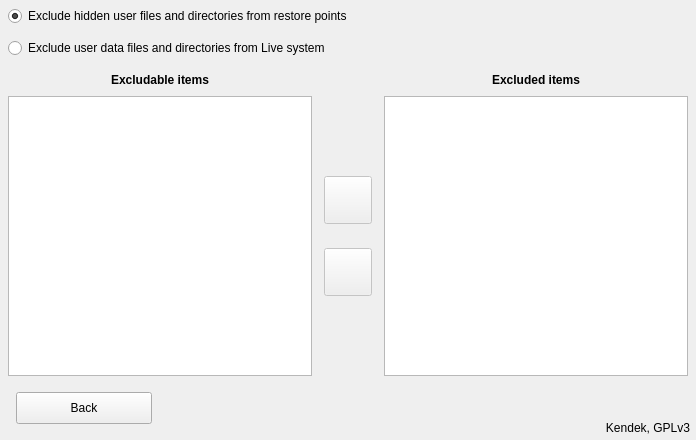
     <widget class="QWidget" name="excludepanel" native="true">
      <property name="geometry">
       <rect>
        <x>1</x>
        <y>2664</y>
        <width>696</width>
        <height>440</height>
       </rect>
      </property>
      <property name="autoFillBackground">
       <bool>true</bool>
      </property>
      <widget class="QRadioButton" name="pointexclude">
       <property name="geometry">
        <rect>
         <x>8</x>
         <y>6</y>
         <width>440</width>
         <height>20</height>
        </rect>
       </property>
       <property name="cursor">
        <cursorShape>PointingHandCursor</cursorShape>
       </property>
       <property name="focusPolicy">
        <enum>Qt::NoFocus</enum>
       </property>
       <property name="text">
        <string>Exclude hidden user files and directories from restore points</string>
       </property>
       <property name="checked">
        <bool>true</bool>
       </property>
      </widget>
      <widget class="QRadioButton" name="liveexclude">
       <property name="geometry">
        <rect>
         <x>8</x>
         <y>38</y>
         <width>406</width>
         <height>20</height>
        </rect>
       </property>
       <property name="cursor">
        <cursorShape>PointingHandCursor</cursorShape>
       </property>
       <property name="focusPolicy">
        <enum>Qt::NoFocus</enum>
       </property>
       <property name="text">
        <string>Exclude user data files and directories from Live system</string>
       </property>
      </widget>
      <widget class="QLabel" name="excludeitemstext">
       <property name="geometry">
        <rect>
         <x>8</x>
         <y>64</y>
         <width>304</width>
         <height>32</height>
        </rect>
       </property>
       <property name="font">
        <font>
         <weight>75</weight>
         <bold>true</bold>
        </font>
       </property>
       <property name="text">
        <string>Excludable items</string>
       </property>
       <property name="alignment">
        <set>Qt::AlignCenter</set>
       </property>
      </widget>
      <widget class="QLabel" name="excludedtext">
       <property name="geometry">
        <rect>
         <x>384</x>
         <y>64</y>
         <width>304</width>
         <height>32</height>
        </rect>
       </property>
       <property name="font">
        <font>
         <weight>75</weight>
         <bold>true</bold>
        </font>
       </property>
       <property name="text">
        <string>Excluded items</string>
       </property>
       <property name="alignment">
        <set>Qt::AlignCenter</set>
       </property>
      </widget>
      <widget class="QPushButton" name="excluderemoveitem">
       <property name="enabled">
        <bool>false</bool>
       </property>
       <property name="geometry">
        <rect>
         <x>324</x>
         <y>248</y>
         <width>48</width>
         <height>48</height>
        </rect>
       </property>
       <property name="cursor">
        <cursorShape>PointingHandCursor</cursorShape>
       </property>
       <property name="focusPolicy">
        <enum>Qt::NoFocus</enum>
       </property>
       <property name="toolTip">
        <string>Remove item from the exclusion list</string>
       </property>
       <property name="icon">
        <iconset resource="pictures.qrc">
         <normaloff>:/pictures/leftarrow.png</normaloff>:/pictures/leftarrow.png</iconset>
       </property>
       <property name="iconSize">
        <size>
         <width>24</width>
         <height>22</height>
        </size>
       </property>
      </widget>
      <widget class="QPushButton" name="excludeadditem">
       <property name="enabled">
        <bool>false</bool>
       </property>
       <property name="geometry">
        <rect>
         <x>324</x>
         <y>176</y>
         <width>48</width>
         <height>48</height>
        </rect>
       </property>
       <property name="cursor">
        <cursorShape>PointingHandCursor</cursorShape>
       </property>
       <property name="focusPolicy">
        <enum>Qt::NoFocus</enum>
       </property>
       <property name="toolTip">
        <string>Add item to the exclusion list</string>
       </property>
       <property name="icon">
        <iconset resource="pictures.qrc">
         <normaloff>:/pictures/rightarrow.png</normaloff>:/pictures/rightarrow.png</iconset>
       </property>
       <property name="iconSize">
        <size>
         <width>24</width>
         <height>22</height>
        </size>
       </property>
      </widget>
      <widget class="QLabel" name="excludekendektext">
       <property name="geometry">
        <rect>
         <x>390</x>
         <y>416</y>
         <width>300</width>
         <height>24</height>
        </rect>
       </property>
       <property name="text">
        <string notr="true">Kendek, GPLv3</string>
       </property>
       <property name="alignment">
        <set>Qt::AlignRight|Qt::AlignTrailing|Qt::AlignVCenter</set>
       </property>
      </widget>
      <widget class="QPushButton" name="excludeback">
       <property name="geometry">
        <rect>
         <x>16</x>
         <y>392</y>
         <width>136</width>
         <height>32</height>
        </rect>
       </property>
       <property name="cursor">
        <cursorShape>PointingHandCursor</cursorShape>
       </property>
       <property name="text">
        <string>Back</string>
       </property>
       <property name="icon">
        <iconset resource="pictures.qrc">
         <normaloff>:/pictures/back.png</normaloff>:/pictures/back.png</iconset>
       </property>
       <property name="iconSize">
        <size>
         <width>13</width>
         <height>13</height>
        </size>
       </property>
      </widget>
      <widget class="QTreeWidget" name="excludeitemslist">
       <property name="geometry">
        <rect>
         <x>8</x>
         <y>96</y>
         <width>304</width>
         <height>280</height>
        </rect>
       </property>
       <property name="focusPolicy">
        <enum>Qt::ClickFocus</enum>
       </property>
       <property name="editTriggers">
        <set>QAbstractItemView::NoEditTriggers</set>
       </property>
       <property name="showDropIndicator" stdset="0">
        <bool>false</bool>
       </property>
       <property name="selectionBehavior">
        <enum>QAbstractItemView::SelectItems</enum>
       </property>
       <property name="headerHidden">
        <bool>true</bool>
       </property>
       <column>
        <property name="text">
         <string notr="true">1</string>
        </property>
       </column>
      </widget>
      <widget class="QListWidget" name="excludedlist">
       <property name="geometry">
        <rect>
         <x>384</x>
         <y>96</y>
         <width>304</width>
         <height>280</height>
        </rect>
       </property>
       <property name="focusPolicy">
        <enum>Qt::ClickFocus</enum>
       </property>
       <property name="editTriggers">
        <set>QAbstractItemView::NoEditTriggers</set>
       </property>
       <property name="showDropIndicator" stdset="0">
        <bool>false</bool>
       </property>
       <property name="sortingEnabled">
        <bool>true</bool>
       </property>
      </widget>
      <widget class="lblevent" name="excluderesize">
       <property name="geometry">
        <rect>
         <x>686</x>
         <y>430</y>
         <width>10</width>
         <height>10</height>
        </rect>
       </property>
       <property name="cursor">
        <cursorShape>PointingHandCursor</cursorShape>
       </property>
       <property name="pixmap">
        <pixmap resource="pictures.qrc">:/pictures/resize.png</pixmap>
       </property>
       <property name="scaledContents">
        <bool>true</bool>
       </property>
       <property name="alignment">
        <set>Qt::AlignCenter</set>
       </property>
      </widget>
      <widget class="QWidget" name="excludecover" native="true">
       <property name="geometry">
        <rect>
         <x>5</x>
         <y>5</y>
         <width>686</width>
         <height>430</height>
        </rect>
       </property>
      </widget>
     </widget>
